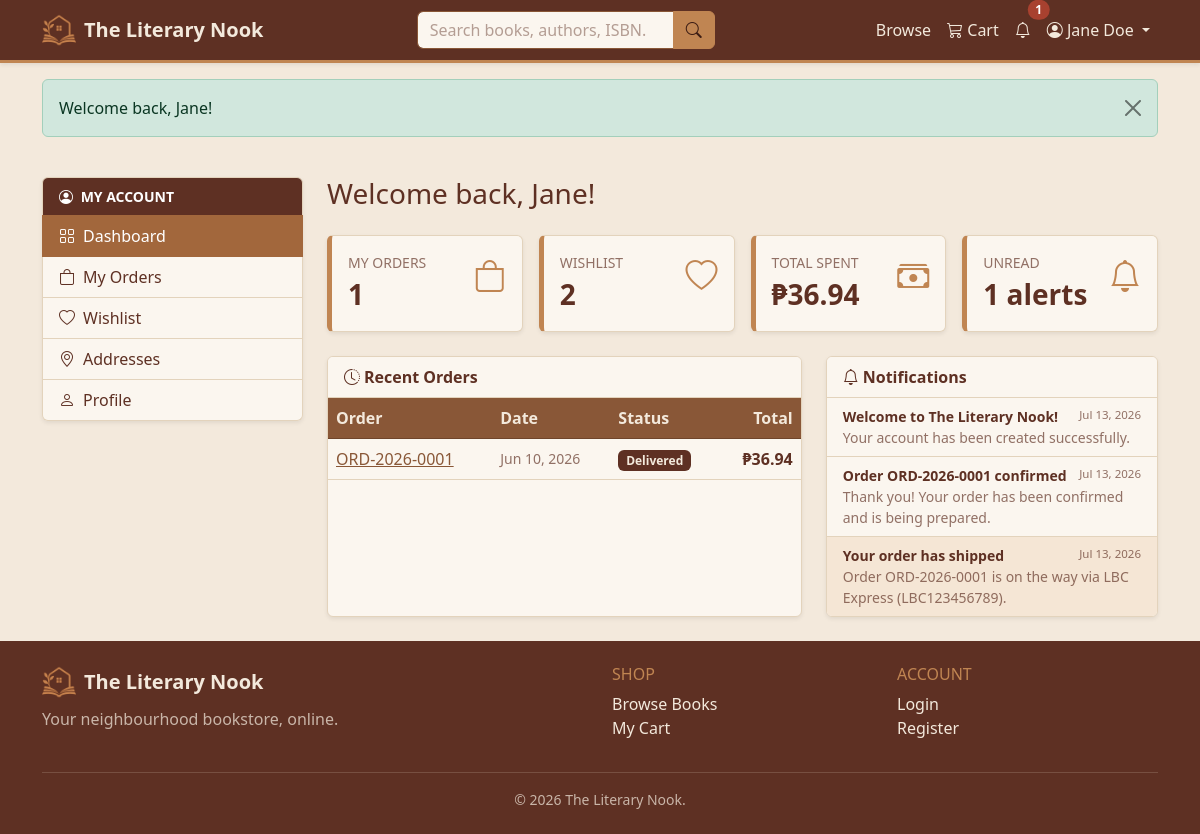
The page /customer/dashboard.php (signed in) on the database its author committed.
### tables this page shows
CREATE TABLE users (
    user_id            INT UNSIGNED     NOT NULL AUTO_INCREMENT,
    first_name         VARCHAR(50)      NOT NULL,
    last_name          VARCHAR(50)      NOT NULL,
    email              VARCHAR(120)     NOT NULL,
    password_hash      VARCHAR(255)     NOT NULL,       
    phone              VARCHAR(20)      DEFAULT NULL,
    avatar             VARCHAR(255)     DEFAULT NULL,   
    role               ENUM('customer','admin') NOT NULL DEFAULT 'customer',
    membership_status  ENUM('regular','silver','gold','vip') NOT NULL DEFAULT 'regular',
    is_active          TINYINT(1)       NOT NULL DEFAULT 1,
    created_at         TIMESTAMP        NOT NULL DEFAULT CURRENT_TIMESTAMP,
    updated_at         TIMESTAMP        NOT NULL DEFAULT CURRENT_TIMESTAMP
                                        ON UPDATE CURRENT_TIMESTAMP,
    PRIMARY KEY (user_id),
    UNIQUE KEY uq_users_email (email),
    KEY idx_users_role (role)
);

CREATE TABLE orders (
    order_id            INT UNSIGNED NOT NULL AUTO_INCREMENT,
    order_number        VARCHAR(20)  NOT NULL,
    user_id             INT UNSIGNED NOT NULL,
    shipping_address_id INT UNSIGNED DEFAULT NULL,
    promo_id            INT UNSIGNED DEFAULT NULL,
    status              ENUM('pending','confirmed','shipped','delivered','cancelled')
                                     NOT NULL DEFAULT 'pending',
    subtotal            DECIMAL(10,2) NOT NULL DEFAULT 0,
    discount_amount     DECIMAL(10,2) NOT NULL DEFAULT 0,
    shipping_fee        DECIMAL(10,2) NOT NULL DEFAULT 0,
    total_amount        DECIMAL(10,2) NOT NULL DEFAULT 0,
    placed_at           TIMESTAMP     NOT NULL DEFAULT CURRENT_TIMESTAMP,
    PRIMARY KEY (order_id),
    UNIQUE KEY uq_order_number (order_number),
    KEY idx_order_user (user_id),
    KEY idx_order_status (status),
    CONSTRAINT fk_order_user FOREIGN KEY (user_id)
        REFERENCES users (user_id) ON DELETE RESTRICT ON UPDATE CASCADE,
    CONSTRAINT fk_order_addr FOREIGN KEY (shipping_address_id)
        REFERENCES addresses (address_id) ON DELETE SET NULL ON UPDATE CASCADE,
    CONSTRAINT fk_order_promo FOREIGN KEY (promo_id)
        REFERENCES promotions (promo_id) ON DELETE SET NULL ON UPDATE CASCADE
);

CREATE TABLE notifications (
    notification_id INT UNSIGNED NOT NULL AUTO_INCREMENT,
    user_id         INT UNSIGNED NOT NULL,
    type            ENUM('registration','order','shipping','promo','system') NOT NULL,
    subject         VARCHAR(150) NOT NULL,
    message         TEXT         NOT NULL,
    is_read         TINYINT(1)   NOT NULL DEFAULT 0,
    created_at      TIMESTAMP    NOT NULL DEFAULT CURRENT_TIMESTAMP,
    PRIMARY KEY (notification_id),
    KEY idx_notif_user (user_id),
    CONSTRAINT fk_notif_user FOREIGN KEY (user_id)
        REFERENCES users (user_id) ON DELETE CASCADE ON UPDATE CASCADE
);

### config/database.php (called while the page is built, shortened)
<?php
try {
    $conn = mysqli_connect(DB_HOST, DB_USER, DB_PASS, DB_NAME);
    mysqli_set_charset($conn, 'utf8mb4');
} catch (mysqli_sql_exception $e) {
    error_log('Database connection failed: ' . $e->getMessage());
    http_response_code(503);
    echo '<div style="font-family:system-ui,sans-serif;max-width:640px;margin:3rem auto;'
       . 'padding:1.5rem;border:1px solid #e3d3bc;border-radius:.75rem">'
       . '<h3 style="color:#a8412f;margin-top:0">Service temporarily unavailable</h3>'
       . '<p>The site cannot reach its database right now. Please try again shortly.</p>'
       . '</div>';
    exit;
}
function db_types(array $params): string
{
    $types = '';
    foreach ($params as $p) {
        if (is_int($p))        $types .= 'i';
        elseif (is_float($p))  $types .= 'd';
        else                   $types .= 's';
    }
    return $types;
}
function db_run(string $sql, array $params = [], string $types = '')
{
    global $conn;
    $stmt = mysqli_prepare($conn, $sql);
    if ($params) {
        if ($types === '') $types = db_types($params);
        mysqli_stmt_bind_param($stmt, $types, ...$params);
    }
    mysqli_stmt_execute($stmt);
    return $stmt;
}
function db_all(string $sql, array $params = [], string $types = ''): array
{
    $stmt = db_run($sql, $params, $types);
    $res  = mysqli_stmt_get_result($stmt);
    $rows = mysqli_fetch_all($res, MYSQLI_ASSOC);
    return $rows;
}
function db_one(string $sql, array $params = [], string $types = ''): ?array
{
    $stmt = db_run($sql, $params, $types);
    $res  = mysqli_stmt_get_result($stmt);
    $row  = mysqli_fetch_assoc($res);
    return $row ?: null;
}

### customer/dashboard.php (the view, shortened to what this page needs)
<?php
$uid = (int) $_SESSION['user_id'];
$stats = [
    'orders'   => (int) db_scalar('SELECT COUNT(*) FROM orders WHERE user_id = ?', [$uid]),
    'wishlist' => (int) db_scalar('SELECT COUNT(*) FROM wishlists WHERE user_id = ?', [$uid]),
    'spent'    => (float) db_scalar(
        "SELECT COALESCE(SUM(total_amount),0) FROM orders
         WHERE user_id = ? AND status IN ('confirmed','shipped','delivered')", [$uid]),
    'unread'   => (int) db_scalar('SELECT COUNT(*) FROM notifications WHERE user_id = ? AND is_read = 0', [$uid]),
];
$recentOrders = db_all(
    'SELECT order_id, order_number, status, total_amount, placed_at
     FROM orders WHERE user_id = ? ORDER BY placed_at DESC LIMIT 5', [$uid]);
$notifications = db_all(
    'SELECT type, subject, message, is_read, created_at
     FROM notifications WHERE user_id = ? ORDER BY created_at DESC LIMIT 5', [$uid]);
$me = db_one('SELECT * FROM users WHERE user_id = ?', [$uid]);
$dash_title = 'Welcome back, ' . e($me['first_name']) . '!';
include INCLUDES_PATH . '/header.php';
include INCLUDES_PATH . '/dash_open.php';
?>
<div class="row row-cols-2 row-cols-lg-4 g-3 mb-4">
  <?php
  $cards = [
      ['My Orders',   $stats['orders'],           'bi-bag',        url('customer/orders.php')],
      ['Wishlist',    $stats['wishlist'],          'bi-heart',      url('customer/wishlist.php')],
      ['Total Spent', money($stats['spent']),      'bi-cash-stack', '#'],
      ['Unread',      $stats['unread'] . ' alerts','bi-bell',       '#'],
  ];
  foreach ($cards as [$label, $value, $icon, $link]): ?>
    <div class="col">
      <a href="<?= e($link) ?>" class="text-decoration-none">
        <div class="card stat-card shadow-sm h-100">
          <div class="card-body">
            <div class="d-flex justify-content-between">
              <div>
                <div class="text-muted small text-uppercase"><?= e($label) ?></div>
                <div class="stat-value text-dark"><?= $value ?></div>
              </div>
              <i class="bi <?= $icon ?> fs-2 text-warning"></i>
            </div>
          </div>
        </div>
      </a>
    </div>
  <?php endforeach; ?>
</div>
<div class="row g-4">
  <div class="col-lg-7">
    <div class="card shadow-sm h-100">
      <div class="card-header bg-white fw-semibold"><i class="bi bi-clock-history me-1"></i>Recent Orders</div>
      <div class="card-body p-0">
        <?php if (!$recentOrders): ?>
          <div class="empty-state"><i class="bi bi-bag-x d-block mb-2"></i>No orders yet.
            <div><a href="<?= url('books/browse.php') ?>" class="btn btn-sm btn-warning mt-2">Start shopping</a></div>
          </div>
        <?php else: ?>
          <div class="table-responsive">
            <table class="table table-hover align-middle mb-0">
              <thead class="table-light"><tr><th>Order</th><th>Date</th><th>Status</th><th class="text-end">Total</th></tr></thead>
              <tbody>
              <?php foreach ($recentOrders as $o): ?>
                <tr>
                  <td><a href="<?= url('customer/order_detail.php?id=' . (int) $o['order_id']) ?>"><?= e($o['order_number']) ?></a></td>
                  <td class="small text-muted"><?= nice_date($o['placed_at']) ?></td>
                  <td><?= status_badge($o['status']) ?></td>
                  <td class="text-end fw-semibold"><?= money($o['total_amount']) ?></td>
                </tr>
              <?php endforeach; ?>
              </tbody>
            </table>
          </div>
        <?php endif; ?>
      </div>
    </div>
  </div>
  <div class="col-lg-5">
    <div class="card shadow-sm h-100">
      <div class="card-header bg-white fw-semibold"><i class="bi bi-bell me-1"></i>Notifications</div>
      <div class="list-group list-group-flush">
        <?php if (!$notifications): ?>
          <div class="empty-state"><i class="bi bi-bell-slash d-block mb-2"></i>No notifications.</div>
        <?php else: foreach ($notifications as $n): ?>
          <div class="list-group-item <?= $n['is_read'] ? '' : 'bg-warning-subtle' ?>">
            <div class="d-flex justify-content-between">
              <strong class="small"><?= e($n['subject']) ?></strong>
              <span class="text-muted" style="font-size:.72rem;"><?= nice_date($n['created_at']) ?></span>
            </div>
            <div class="small text-muted"><?= e(excerpt($n['message'], 90)) ?></div>
          </div>
        <?php endforeach; endif; ?>
      </div>
    </div>
  </div>
</div>
<?php
include INCLUDES_PATH . '/dash_close.php';
include INCLUDES_PATH . '/footer.php';

### includes/dash_open.php (shortened to what this page needs)
<div class="container">
  <div class="row g-4">
    <aside class="col-lg-3">
      <?php include INCLUDES_PATH . '/sidebar.php'; ?>
    </aside>
    <section class="col-lg-9">
      <?php if (!empty($dash_title)): ?>
        <h1 class="h3 mb-4"><?= e($dash_title) ?></h1>
      <?php endif; ?>

### functions/functions.php (shortened to what this page needs)
<?php
function e($value): string
{
    return htmlspecialchars((string) $value, ENT_QUOTES, 'UTF-8');
}
function url(string $path = ''): string
{
    return BASE_URL . ltrim($path, '/');
}
function money($amount): string
{
    return CURRENCY . number_format((float) $amount, 2);
}
function nice_date($datetime): string
{
    return date('M d, Y', strtotime($datetime));
}
function status_badge(string $status): string
{
    $map = [
        'pending'   => 'light',     'confirmed' => 'warning',
        'shipped'   => 'secondary', 'delivered' => 'dark',
        'cancelled' => 'danger',    'completed' => 'dark',
        'failed'    => 'danger',    'refunded'  => 'warning',
    ];
    $color = $map[$status] ?? 'light';
    $extra = $color === 'light' ? ' border' : '';
    return '<span class="badge text-bg-' . $color . $extra . ' text-capitalize">' . e($status) . '</span>';
}
function excerpt(?string $text, int $length = 120): string
{
    $text = (string) $text;
    return strlen($text) > $length ? substr($text, 0, $length) . '…' : $text;
}

### assets/css/style.css (style rules this page uses)
:root { --ln-cream: #F3E9DC; --ln-caramel: #C08552; --ln-brownie: #5E3023; --ln-coffee: #895737; --ln-cream-100: #FBF6EF; --ln-cream-300: #E3D3BC; --ln-cream-400: #D6C0A3; --ln-caramel-600: #A2673C; --ln-caramel-700: #8F5A34; --ln-caramel-800: #7C4E2D; --ln-coffee-700: #6F452B; --ln-brownie-700: #4A2419; --ln-brownie-900: #3B1C14; --ln-caramel-soft: rgba(192, 133, 82, .14); --ln-brownie-muted: rgba(94, 48, 35, .68); --bs-primary: #A2673C; --bs-primary-rgb: 162, 103, 60; --bs-secondary: #895737; --bs-secondary-rgb: 137, 87, 55; --bs-info: #895737; --bs-info-rgb: 137, 87, 55; --bs-warning: #C08552; --bs-warning-rgb: 192, 133, 82; --bs-dark: #5E3023; --bs-dark-rgb: 94, 48, 35; --bs-light: #F3E9DC; --bs-light-rgb: 243, 233, 220; --bs-success: #4F6F52; --bs-success-rgb: 79, 111, 82; --bs-danger: #A8412F; --bs-danger-rgb: 168, 65, 47; --bs-body-bg: var(--ln-cream); --bs-body-color: var(--ln-brownie); --bs-body-color-rgb: 94, 48, 35; --bs-emphasis-color: var(--ln-brownie); --bs-heading-color: var(--ln-brownie); --bs-secondary-color: var(--ln-brownie-muted); --bs-tertiary-color: rgba(94, 48, 35, .5); --bs-secondary-bg: var(--ln-cream-300); --bs-secondary-bg-rgb: 227, 211, 188; --bs-tertiary-bg: var(--ln-cream); --bs-tertiary-bg-rgb: 243, 233, 220; --bs-border-color: var(--ln-cream-300); --bs-border-color-translucent: rgba(94, 48, 35, .16); --bs-code-color: var(--ln-coffee); --bs-link-color: var(--ln-coffee); --bs-link-color-rgb: 137, 87, 55; --bs-link-hover-color: var(--ln-brownie); --bs-link-hover-color-rgb: 94, 48, 35; --bs-focus-ring-color: rgba(192, 133, 82, .35); --bs-primary-bg-subtle: #F0E1D2; --bs-primary-border-subtle: var(--ln-cream-400); --bs-primary-text-emphasis: var(--ln-brownie); --bs-secondary-bg-subtle: #EFE2D4; --bs-secondary-border-subtle: var(--ln-cream-400); --bs-secondary-text-emphasis: var(--ln-coffee-700); --bs-info-bg-subtle: #EFE2D4; --bs-info-border-subtle: var(--ln-cream-400); --bs-info-text-emphasis: var(--ln-coffee-700); --bs-warning-bg-subtle: #F5E6D5; --bs-warning-border-subtle: var(--ln-cream-400); --bs-warning-text-emphasis: var(--ln-caramel-800); --bs-light-bg-subtle: var(--ln-cream-100); --bs-light-border-subtle: var(--ln-cream-300); --bs-dark-bg-subtle: var(--ln-cream-400); --bs-dark-border-subtle: var(--ln-coffee); --bs-dark-text-emphasis: var(--ln-brownie); }
body { font-family: 'Segoe UI', system-ui, -apple-system, sans-serif; background-color: var(--ln-cream); color: var(--ln-brownie); }
.bg-white { background-color: var(--ln-cream-100) !important; }
.text-bg-info, .text-bg-primary, .text-bg-secondary, .text-bg-dark { color: var(--ln-cream) !important; }
.card { --bs-card-bg: var(--ln-cream-100); --bs-card-border-color: var(--ln-cream-300); --bs-card-cap-bg: var(--ln-cream-100); --bs-card-color: var(--ln-brownie); }
.card-header { border-bottom-color: var(--ln-cream-300); color: var(--ln-brownie); }
.list-group { --bs-list-group-bg: var(--ln-cream-100); --bs-list-group-color: var(--ln-brownie); --bs-list-group-border-color: var(--ln-cream-300); --bs-list-group-action-hover-color: var(--ln-brownie); --bs-list-group-action-hover-bg: var(--ln-caramel-soft); --bs-list-group-active-color: #fff; --bs-list-group-active-bg: var(--ln-caramel-600); --bs-list-group-active-border-color: var(--ln-caramel-600); }
.table { --bs-table-color: var(--ln-brownie); --bs-table-bg: transparent; --bs-table-border-color: var(--ln-cream-300); --bs-table-striped-color: var(--ln-brownie); --bs-table-striped-bg: rgba(192, 133, 82, .07); --bs-table-hover-color: var(--ln-brownie); --bs-table-hover-bg: var(--ln-caramel-soft); }
.table thead th { white-space: nowrap; }
.table-light { --bs-table-color: var(--ln-cream); --bs-table-bg: var(--ln-coffee); --bs-table-border-color: var(--ln-coffee-700); --bs-table-striped-color: var(--ln-cream); --bs-table-hover-color: var(--ln-cream); --bs-table-hover-bg: var(--ln-coffee-700); }
.stat-card { border-left: .35rem solid var(--ln-caramel); }
.stat-card .stat-value { font-size: 1.75rem; font-weight: 700; color: var(--ln-brownie); }

### rows shown on the page
users: first_name "Welcome back, Jane!"
orders: order_number "ORD-2026-0001", placed_at "Jun 10, 2026", status "Delivered", total_amount "₱36.94"
notifications: subject "Welcome to The Literary Nook!", created_at "Jul 13, 2026", message "Your account has been created successfully."
notifications: subject "Order ORD-2026-0001 confirmed", created_at "Jul 13, 2026", message "Thank you! Your order has been confirmed and is being prepared."
notifications: subject "Your order has shipped", created_at "Jul 13, 2026", message "Order ORD-2026-0001 is on the way via LBC Express (LBC123456789)."

### other values the page prints
SITE_NAME "The Literary Nook"
$nc "1"
$u['name'] "Jane Doe"
$f['message'] "Welcome back, Jane!"
$label "Dashboard"
$label "My Orders"
$label "Wishlist"
$label "Addresses"
$label "Profile"
$label "MY ORDERS"
$value "1"
$label "WISHLIST"
$value "2"
$label "TOTAL SPENT"
$value "₱36.94"
